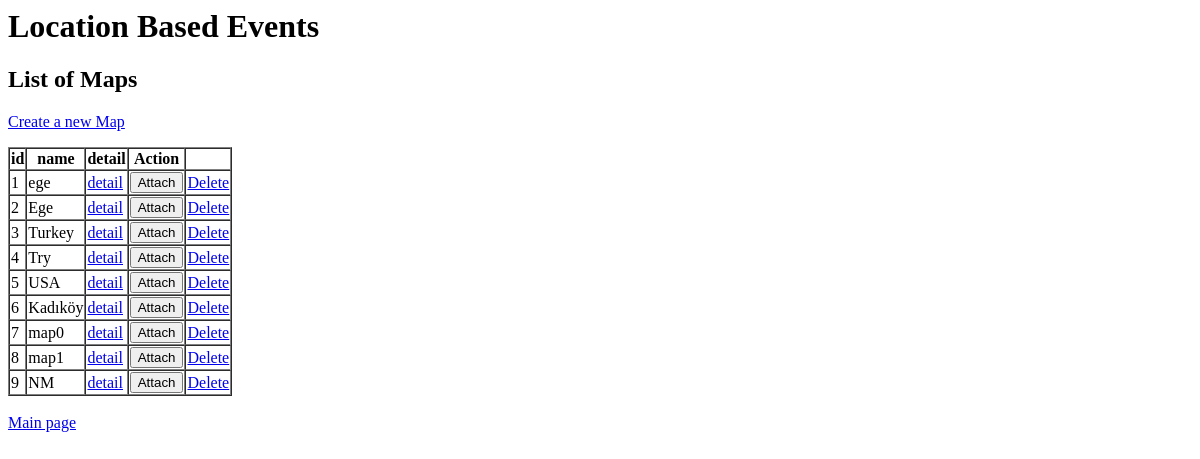
Page /lbevents/ on the earlier database version.
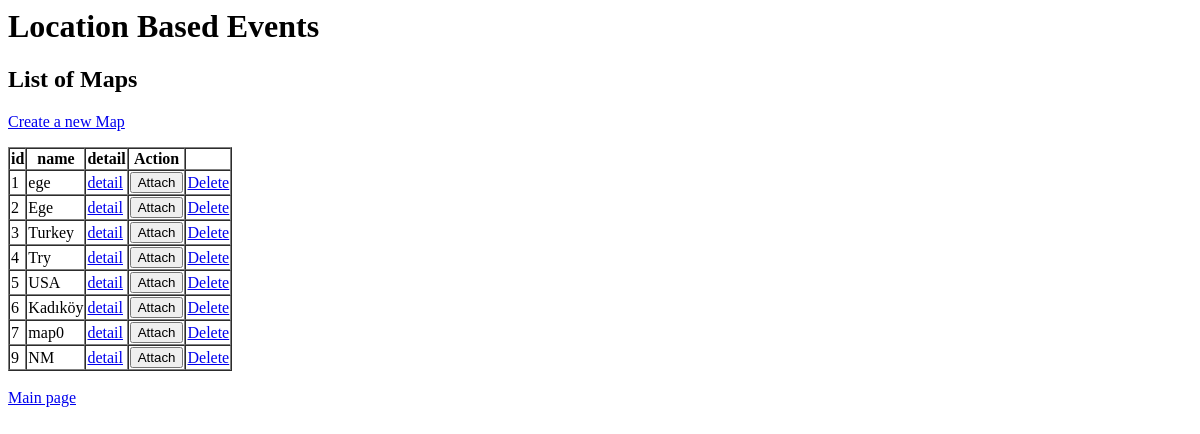
Same page on the later database version.
### lbevents/models.py (models this page shows, shortened)
class EventMap(models.Model):
	name = models.CharField(max_length=256)

### lbevents/views.py (the view)
# urls.py: path('', views.index, name='index'),
def index(request):
	maps = []
	mapmodel = EventMap.objects.all()
	for m in mapmodel:
		maps.append(m)
	try:
		attached_id = request.session['attached_id']
		return render(request, 'maps.html', {'maps':maps, 'attached':True, 'attached_id':attached_id})
	except KeyError: # Not attached to any map yet
		return render(request, 'maps.html', {'maps':maps, 'attached':False})

### lbevents/templates/maps.html (shortened to what this page needs)
{% extends "base.html" %}
{% block "body" %}
<h2> List of Maps </h2>
<p>
<a href="{% url 'addmap' %}">Create a new Map</a>
</p>
<table border="1" cellspacing="0">
	<tr><th>id</th><th>name</th><th>detail</th><th>Action</th><th></th></tr>
	{% for m in maps %}
		<tr><td>{{m.id}}</td><td>{{m.name}}</td>
		<td><a href="{% url 'detail' m.id %}">detail</a></td>
		{% if attached == True and attached_id == m.id %}
			<form action="{% url 'detach' m.id %}" method=POST>
			{% csrf_token %}
			<td>
			<input type="submit" name="submit" value="Detach"/>
			</td>
			</form>
		{% else %}
			<form action="{% url 'attach' m.id %}" method=POST>
			<td>
			<input type="submit" name="submit" value="Attach"/>
			</td>
			</form>
		{% endif %}
		<td><a href="{% url 'deletemap' m.id %}">Delete</a></td>
		</tr>
	{% endfor %}
</table>
{% endblock %}

Differences in the rows shown:
removed EventMap: id "8", name "map1"
